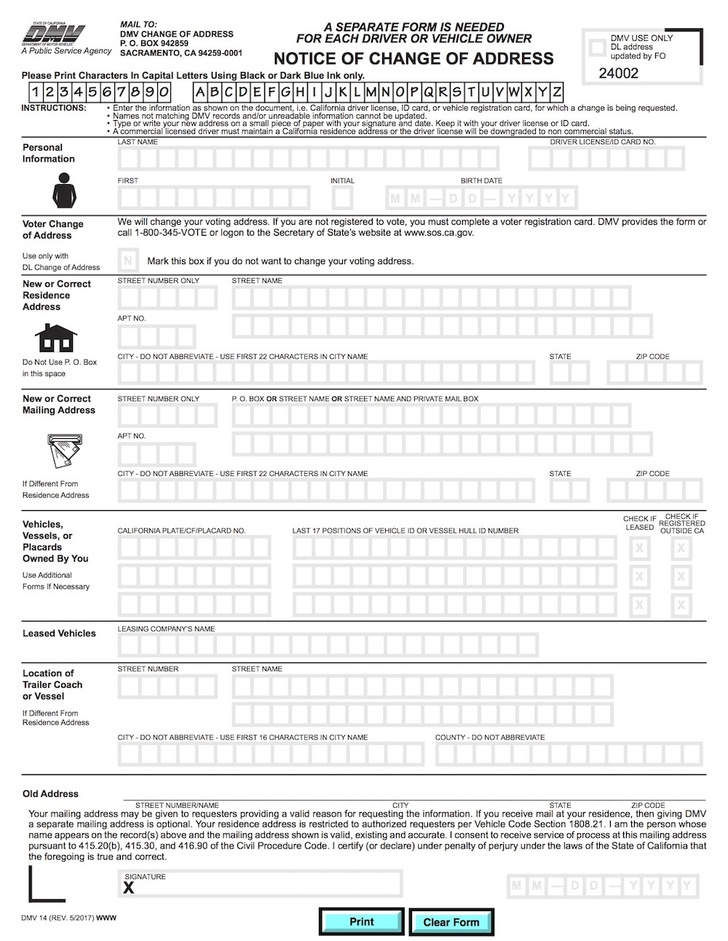
#> input picture opencv_course/8. Image Feature and Alignments/form.jpg, 728 x 941 px, shrunk from 1000 x 1293 before the run
$ jupyter execute feature.ipynb   (shell and % lines are left out)
#> lines starting #> are read from the running program, lines starting #| are printed output that depends on the picture
### Summary

- Align an image to be more clear from homography to a clear basic shape
- Use features of an image to map homography

### Imports and Assets

[cell 1]
# Imports
import os
import cv2
import numpy as np
import matplotlib.pyplot as plt

from zipfile import ZipFile
from urllib.request import urlretrieve


def download_and_unzip(url, save_path):
    print(f"Downloading and extracting assests....", end="")

    # Downloading zip file using urllib package.
    urlretrieve(url, save_path)
#> (this line was passed over: the network is not available in this run)

    try:
        # Extracting zip file using the zipfile package.
        with ZipFile(save_path) as z:
            # Extract ZIP file contents in the same directory.
            z.extractall(os.path.split(save_path)[0])

        print("Done")

    except Exception as e:
        print("\nInvalid file.", e)

URL = r"https://www.dropbox.com/s/zuwnn6rqe0f4zgh/opencv_bootcamp_assets_NB8.zip?dl=1"

asset_zip_path = os.path.join(os.getcwd(), "opencv_bootcamp_assets_NB8.zip")

# Download if assest ZIP does not exists.
if not os.path.exists(asset_zip_path):
    download_and_unzip(URL, asset_zip_path)

### Main Content

We first need two images: A reference image (original) and an example (homography) to test the alignment

[cell 2]
ref = cv2.imread("form.jpg")
#> ref is the input picture: shape (941, 728, 3); mean B, G, R 237.2, 237.3, 237
ref = cv2.cvtColor(ref, cv2.COLOR_BGR2RGB)

ex = cv2.imread("scanned-form.jpg")
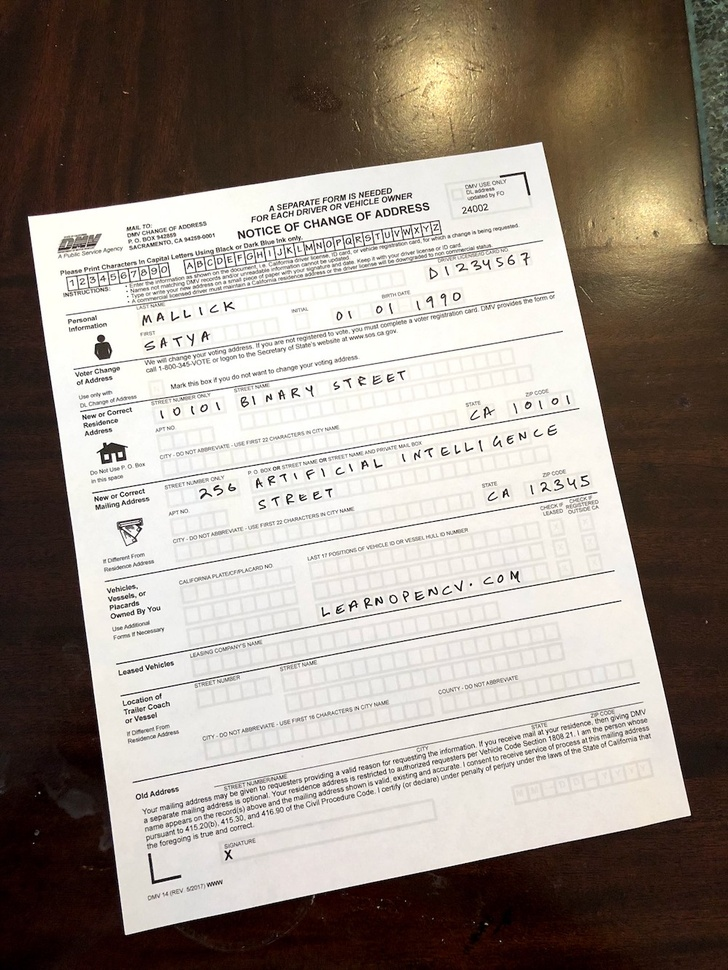
#> input picture opencv_course/8. Image Feature and Alignments/scanned-form.jpg, 728 x 970 px, shrunk from 1000 x 1333 before the run
#> ex is the input picture: shape (970, 728, 3); mean B, G, R 135.9, 144.8, 154.5
ex = cv2.cvtColor(ex, cv2.COLOR_BGR2RGB)

plt.figure(figsize=(10, 6))

plt.subplot(121)
plt.imshow(ref)
plt.title("Reference")

plt.subplot(122)
plt.imshow(ex)
plt.title("Example")
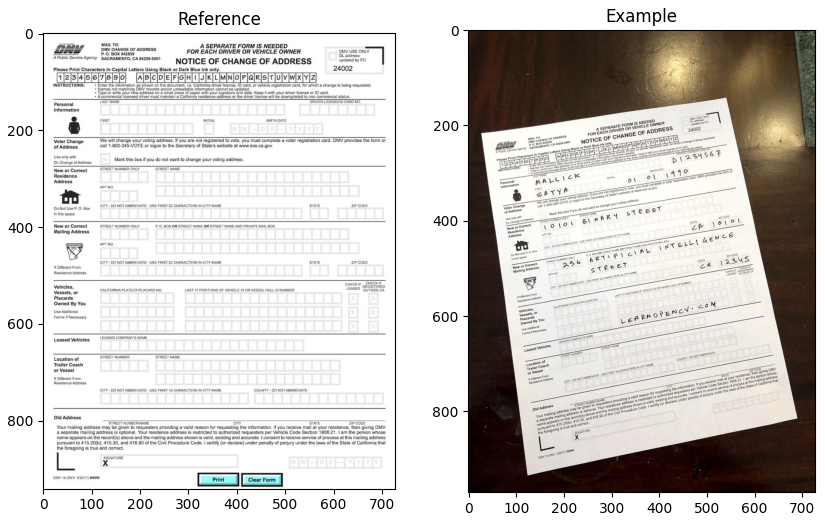
#> figure drawn by matplotlib, 2 panels

With these, we find keypoints in order to see how the manifold works from original to a homograph.

[cell 3]
# convert to grayscale
ref_gray = cv2.cvtColor(ref, cv2.COLOR_RGB2GRAY)
ex_gray = cv2.cvtColor(ex, cv2.COLOR_RGB2GRAY)
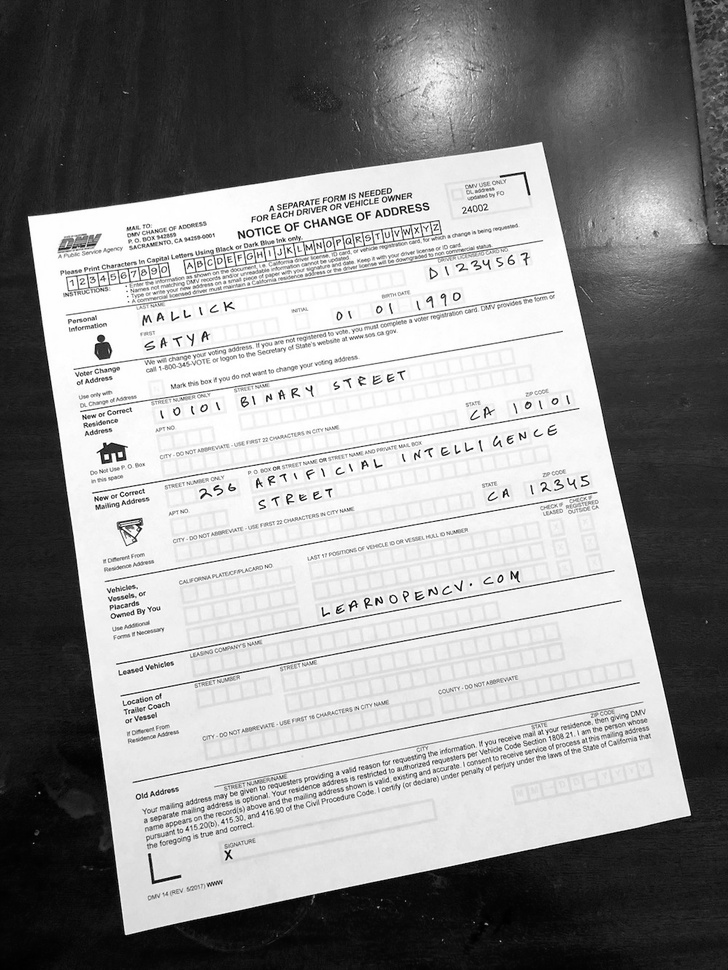
#> ex_gray: shape (970, 728); min 0, max 255, mean 146.7

# create orbs (keypoints)
orb = cv2.ORB_create(500)
ref_keypoints, ref_descs = orb.detectAndCompute(ref_gray, None)
#> ref_keypoints = 500 keypoints; strongest (x, y, size): (360, 58, 31), (356, 53, 31), (292, 56, 37.2), (378, 61, 31)
ex_keypoints, ex_descs = orb.detectAndCompute(ex_gray, None)
#> ex_keypoints = 500 keypoints; strongest (x, y, size): (429, 590, 31), (582, 477, 31), (353, 601, 31), (285, 226, 31)

# display orbs
ref_orbs = cv2.drawKeypoints(ref, ref_keypoints, outImage=np.array([]), color=(255, 0, 0), flags=cv2.DRAW_MATCHES_FLAGS_DRAW_RICH_KEYPOINTS)
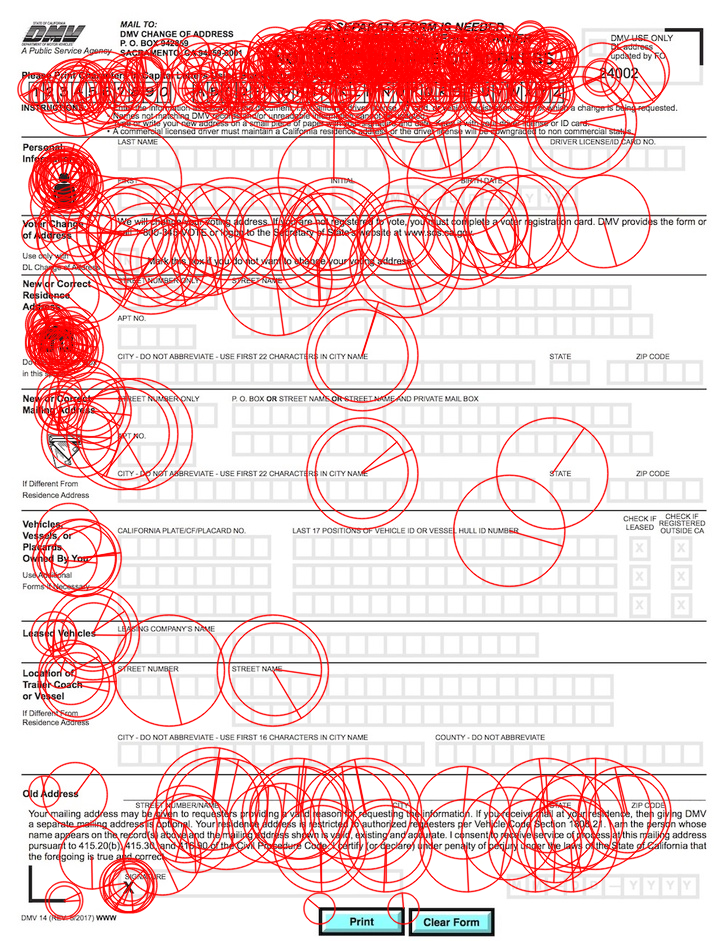
#> ref_orbs: shape (941, 728, 3); mean R, G, B 241.1, 209.5, 209.5
ex_orbs = cv2.drawKeypoints(ex, ex_keypoints, outImage=np.array([]), color=(255, 0, 0), flags=cv2.DRAW_MATCHES_FLAGS_DRAW_RICH_KEYPOINTS)
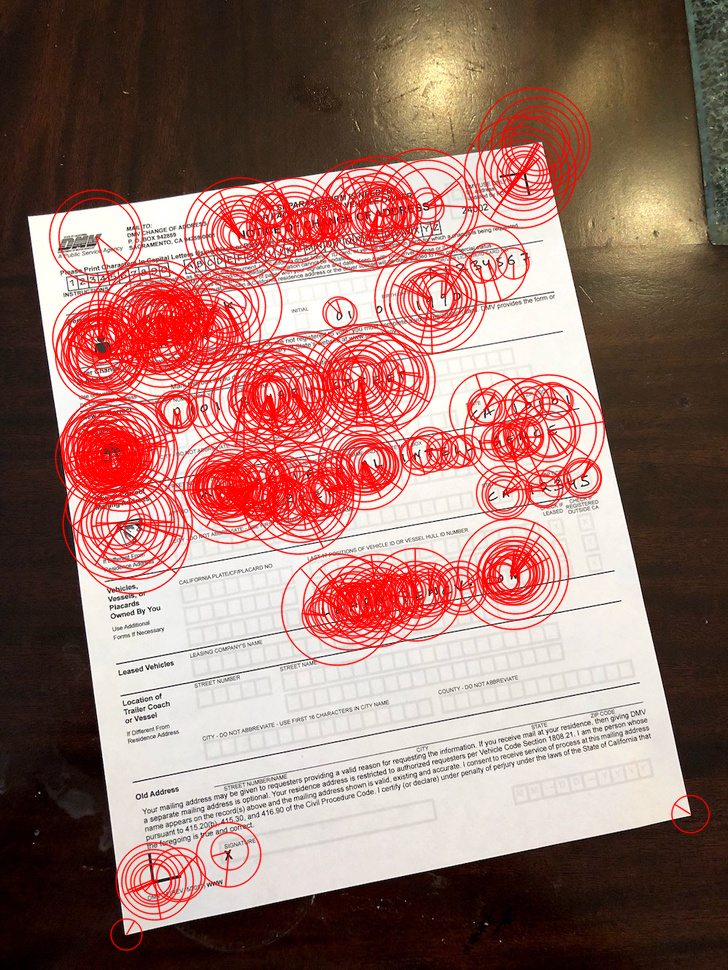
#> ex_orbs: shape (970, 728, 3); mean R, G, B 158.1, 117.4, 109

# show displayed orbs in images
plt.figure(figsize=(10, 6))

plt.subplot(121)
plt.imshow(ref_orbs)
plt.title("Reference")

plt.subplot(122)
plt.imshow(ex_orbs)
plt.title("Example")

With the keypoints established, we need to find a geometric relation or mapping from the reference to the example.

[cell 4]
# create matcher
matcher = cv2.DescriptorMatcher_create(cv2.DescriptorMatcher_BRUTEFORCE)

# connect descriptors
matches = list(matcher.match(ref_descs, ex_descs, None))
#> matches = 500 matches

# sort matches by score
matches.sort(key=lambda x: x.distance, reverse=False)

# remove bad score matches
num_of_good_matches = int(len(matches) * 0.1)
#> num_of_good_matches = 50
matches = matches[:num_of_good_matches]
#> matches = 50 matches

# display matches
matches_img = cv2.drawMatches(ref, ref_keypoints, ex, ex_keypoints, matches, None)
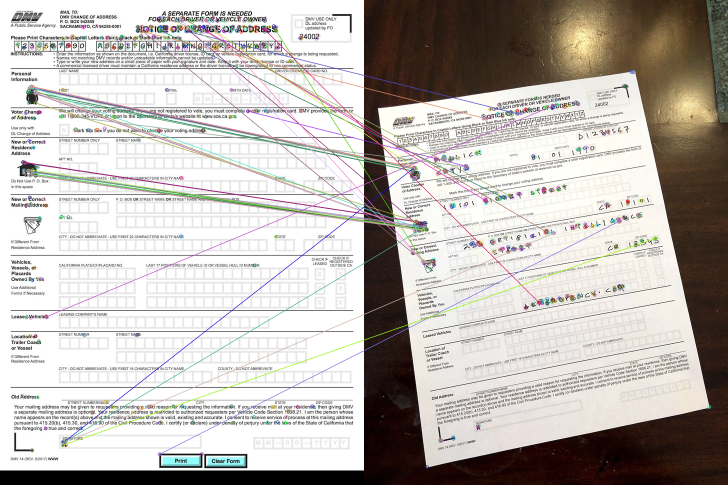
#> matches_img: shape (970, 1456, 3) (shown at 1/2 size); mean R, G, B 189.5, 184.6, 180.1

plt.figure(figsize=(24,8))
plt.imshow(matches_img)
plt.axis("off")

With the good matches, we then find its location to create a homography of it.

[cell 5]
# get locations of good matches
ref_points = np.zeros((len(matches), 2), dtype=np.float32)
#> ref_points = 50 pairs, first value 0 to 0, second value 0 to 0
ex_points = np.zeros((len(matches), 2), dtype=np.float32)
#> ex_points = 50 pairs, first value 0 to 0, second value 0 to 0

for i, match in enumerate(matches):
    ref_points[i, :] = ref_keypoints[match.queryIdx].pt
    ex_points[i, :] = ex_keypoints[match.trainIdx].pt
#> this loop made 50 passes
#> after the loop, ex_points = 50 pairs, first value 96.48 to 582, second value 211 to 605.5; ref_points = 50 pairs, first value 45.6 to 551.2, second value 35 to 908

# find homography
homo, mask = cv2.findHomography(ex_points, ref_points, cv2.RANSAC)
#> homo = [[1.5, -0.2, -10.88], [0.273, 1.72, -407.7], [-6.92e-05, 0.000436, 1]]; mask = 50 values, max 1 at index 0, min 0 at index 6, mean 0.42

With the homograph found, we set it so that the perspective of the ex image is warped according to the homography found

[cell 6]
# warp image with homography
height, width, channel = ref.shape
#> height = 941; width = 728; channel = 3
ex_warped = cv2.warpPerspective(ex, homo, (width, height))
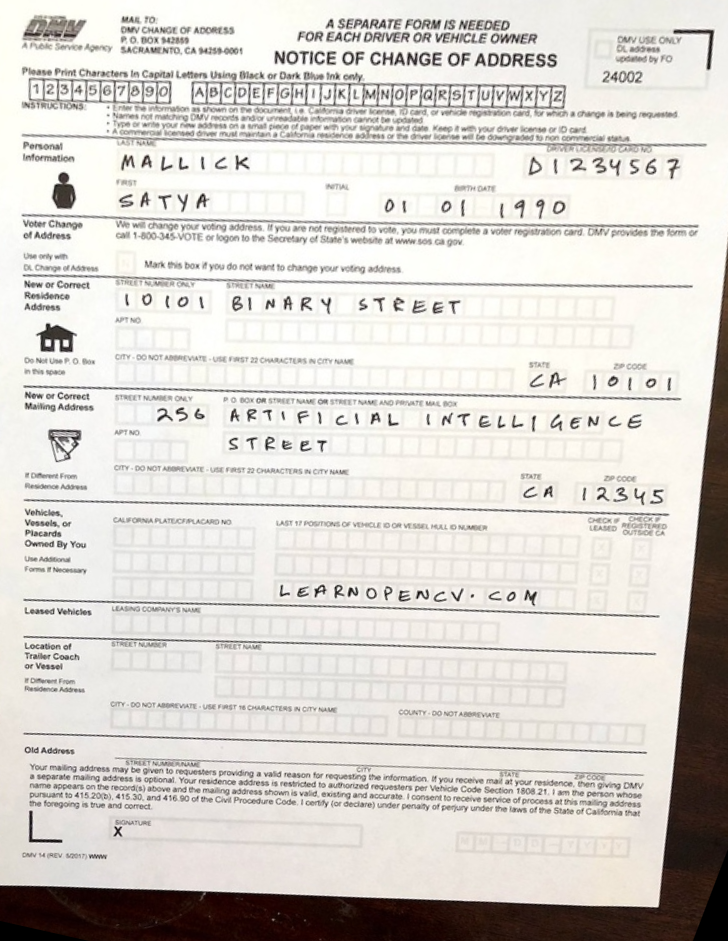
#> ex_warped: shape (941, 728, 3); mean R, G, B 215.3, 211.4, 206.4

# display result
plt.figure(figsize=[14, 10])

plt.subplot(121)
plt.imshow(ref)
plt.title("Original")


plt.subplot(122)
plt.imshow(ex_warped)
plt.title("Warped Example")
